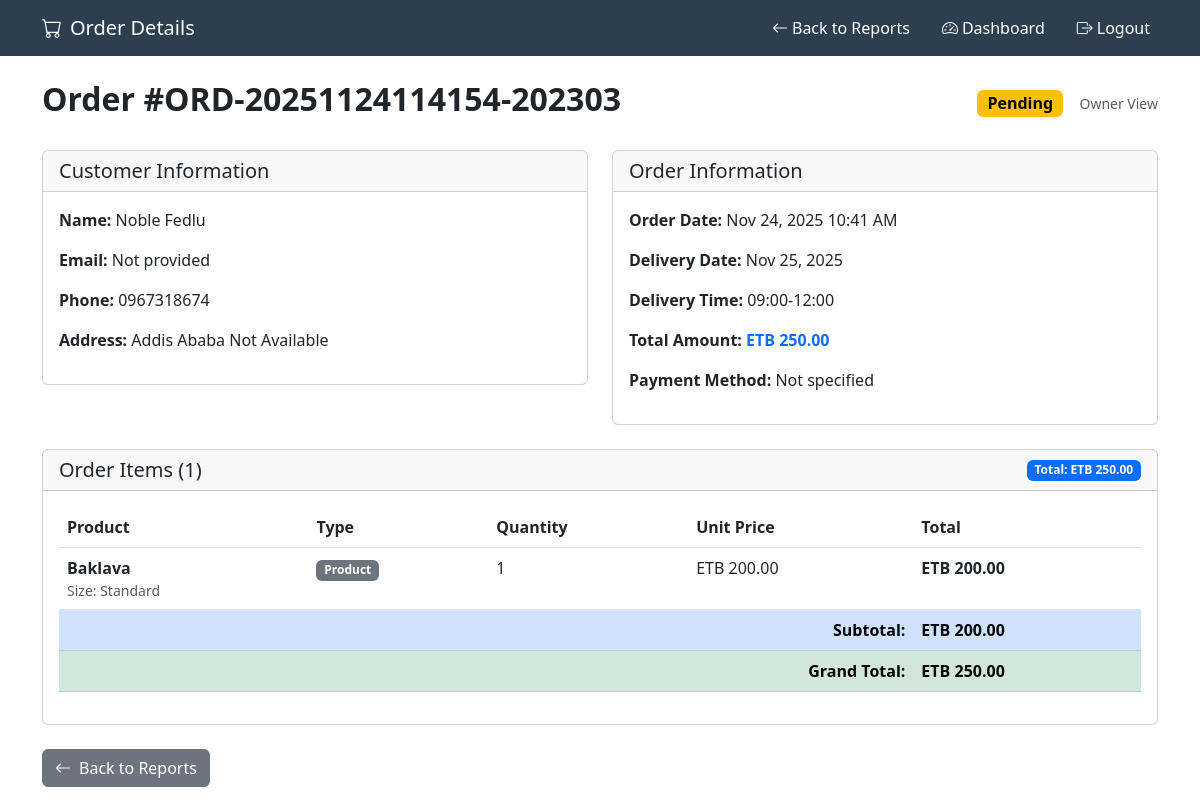
Screenshot of /owner/order_details.php?id=11 (signed in) with the database file from the repository.
### tables this page shows
CREATE TABLE `orders` (
  `id` int(11) NOT NULL,
  `order_number` varchar(255) NOT NULL,
  `customer_name` varchar(255) NOT NULL,
  `customer_phone` varchar(255) NOT NULL,
  `delivery_address` text NOT NULL,
  `delivery_date` date NOT NULL,
  `delivery_time` varchar(50) DEFAULT '09:00-12:00',
  `special_instructions` text DEFAULT NULL,
  `total_amount` decimal(10,2) NOT NULL,
  `status` enum('pending','confirmed','preparing','ready','out_for_delivery','delivered','cancelled') DEFAULT 'pending',
  `payment_status` enum('pending','paid','failed') DEFAULT 'pending',
  `created_at` timestamp NOT NULL DEFAULT current_timestamp(),
  `updated_at` timestamp NOT NULL DEFAULT current_timestamp() ON UPDATE current_timestamp()
);

CREATE TABLE `order_items` (
  `id` int(11) NOT NULL,
  `order_id` int(11) DEFAULT NULL,
  `product_type` enum('cake','product') NOT NULL,
  `product_id` int(11) NOT NULL,
  `product_name` varchar(255) NOT NULL,
  `flavor` varchar(255) DEFAULT NULL,
  `size` varchar(255) DEFAULT NULL,
  `quantity` int(11) DEFAULT 1,
  `unit_price` decimal(10,2) NOT NULL,
  `total_price` decimal(10,2) NOT NULL,
  `special_notes` text DEFAULT NULL
);

### owner/order_details.php (the view, shortened to what this page needs)
<?php
require_once '../common/connection.php';
$order_id = $_GET['id'] ?? 0;
$order_query = "SELECT o.* FROM orders o WHERE o.id = ?";
$stmt = $conn->prepare($order_query);
$stmt->bind_param("i", $order_id);
$stmt->execute();
$order_result = $stmt->get_result();
$order = $order_result->fetch_assoc();
$items_query = "SELECT oi.*,
                COALESCE(p.name, c.name) as product_name
                FROM order_items oi
                LEFT JOIN products p ON oi.product_id = p.id AND oi.product_type = 'product'
                LEFT JOIN cakes c ON oi.product_id = c.id AND oi.product_type = 'cake'
                WHERE oi.order_id = ?";
$stmt = $conn->prepare($items_query);
$stmt->bind_param("i", $order_id);
$stmt->execute();
$items_result = $stmt->get_result();
$order_items = $items_result->fetch_all(MYSQLI_ASSOC);
?>
<!DOCTYPE html>
<html lang="en">
<head>
    <link href="https://cdn.jsdelivr.net/npm/bootstrap@5.3.0/dist/css/bootstrap.min.css" rel="stylesheet">
    <link href="https://cdn.jsdelivr.net/npm/bootstrap-icons@1.10.0/font/bootstrap-icons.css" rel="stylesheet">
</head>
<body>
    <nav class="navbar navbar-expand-lg owner-nav">
        <div class="container">
            <span class="navbar-brand text-white">
                <i class="bi bi-cart me-2"></i>Order Details
            </span>
            <div class="navbar-nav ms-auto">
                <a href="reports.php" class="nav-link text-white me-3">
                    <i class="bi bi-arrow-left me-1"></i>Back to Reports
                </a>
                <a href="index.php" class="nav-link text-white me-3">
                    <i class="bi bi-speedometer2 me-1"></i>Dashboard
                </a>
                <a href="logout.php" class="nav-link text-white">
                    <i class="bi bi-box-arrow-right me-1"></i>Logout
                </a>
            </div>
        </div>
    </nav>
    <div class="container py-4">
        <div class="d-flex justify-content-between align-items-center mb-4">
            <h2 class="fw-bold">Order #<?= $order['order_number'] ?></h2>
            <div class="d-flex align-items-center gap-3">
                <div class="badge status-badge-<?= $order['status'] ?> fs-6">
                    <?= ucfirst($order['status']) ?>
                </div>
                <div class="text-muted">
                    <small>Owner View</small>
                </div>
            </div>
        </div>
        <div class="row">
            <div class="col-md-6">
                <div class="card">
                    <div class="card-header">
                        <h5 class="mb-0">Customer Information</h5>
                    </div>
                    <div class="card-body">
                        <p><strong>Name:</strong> <?= htmlspecialchars($order['customer_name']) ?></p>
                        <p><strong>Email:</strong> <?= htmlspecialchars($order['customer_email'] ?? 'Not provided') ?></p>
                        <p><strong>Phone:</strong> <?= htmlspecialchars($order['customer_phone']) ?></p>
                        <p><strong>Address:</strong> <?= htmlspecialchars($order['delivery_address'] ?? 'Not provided') ?></p>
                    </div>
                </div>
            </div>
            <div class="col-md-6">
                <div class="card">
                    <div class="card-header">
                        <h5 class="mb-0">Order Information</h5>
                    </div>
                    <div class="card-body">
                        <p><strong>Order Date:</strong> <?= date('M j, Y g:i A', strtotime($order['created_at'])) ?></p>
                        <p><strong>Delivery Date:</strong> <?= date('M j, Y', strtotime($order['delivery_date'] ?? $order['created_at'])) ?></p>
                        <p><strong>Delivery Time:</strong> <?= htmlspecialchars($order['delivery_time'] ?? 'Not specified') ?></p>
                        <p><strong>Total Amount:</strong> <span class="fw-bold text-primary">ETB <?= number_format($order['total_amount'], 2) ?></span></p>
                        <p><strong>Payment Method:</strong> <?= ucfirst($order['payment_method'] ?? 'Not specified') ?></p>
                    </div>
                </div>
            </div>
        </div>
        <div class="card mt-4">
            <div class="card-header d-flex justify-content-between align-items-center">
                <h5 class="mb-0">Order Items (<?= count($order_items) ?>)</h5>
                <span class="badge bg-primary">Total: ETB <?= number_format($order['total_amount'], 2) ?></span>
            </div>
            <div class="card-body">
                <?php if (empty($order_items)): ?>
                    <p class="text-muted text-center py-3">No items found in this order.</p>
                <?php else: ?>
                    <div class="table-responsive">
                        <table class="table table-hover">
                            <thead>
                                <tr>
                                    <th>Product</th>
                                    <th>Type</th>
                                    <th>Quantity</th>
                                    <th>Unit Price</th>
                                    <th>Total</th>
                                </tr>
                            </thead>
                            <tbody>
                                <?php
                                $subtotal = 0;
                                foreach ($order_items as $item):
                                    $subtotal += $item['total_price'];
                                ?>
                                <tr>
                                    <td>
                                        <div class="fw-semibold"><?= htmlspecialchars($item['product_name'] ?? 'Unknown Product') ?></div>
                                        <?php if (!empty($item['size'])): ?>
                                        <small class="text-muted d-block">Size: <?= htmlspecialchars($item['size']) ?></small>
                                        <?php endif; ?>
                                    </td>
                                    <td>
                                        <span class="badge bg-secondary"><?= ucfirst($item['product_type'] ?? 'product') ?></span>
                                    </td>
                                    <td><?= $item['quantity'] ?></td>
                                    <td>ETB <?= number_format($item['unit_price'], 2) ?></td>
                                    <td class="fw-bold">ETB <?= number_format($item['total_price'], 2) ?></td>
                                </tr>
                                <?php endforeach; ?>
                                <tr class="table-primary">
                                    <td colspan="4" class="text-end fw-bold">Subtotal:</td>
                                    <td class="fw-bold">ETB <?= number_format($subtotal, 2) ?></td>
                                </tr>
                                <tr class="table-success">
                                    <td colspan="4" class="text-end fw-bold">Grand Total:</td>
                                    <td class="fw-bold">ETB <?= number_format($order['total_amount'], 2) ?></td>
                                </tr>
                            </tbody>
                        </table>
                    </div>
                <?php endif; ?>
            </div>
        </div>
        <div class="mt-4">
            <a href="reports.php" class="btn btn-secondary">
                <i class="bi bi-arrow-left me-2"></i>Back to Reports
            </a>
        </div>
    </div>
</body>
</html>

### owner/order_details.php (style rules this page uses)
:root { --owner-primary: #2c3e50; --owner-secondary: #34495e; }
.owner-nav { background: var(--owner-primary); }
.status-badge-pending { background: #ffc107; color: #000; }

### rows the page displays
orders: order_number "ORD-20251124114154-202303", status "Pending", customer_name "Noble Fedlu", customer_phone "0967318674", delivery_address "Addis Ababa Not Available", created_at "Nov 24, 2025 10:41 AM", delivery_date "Nov 25, 2025", delivery_time "09:00-12:00", total_amount "250.00"
order_items: product_name "Baklava", size "Standard", product_type "Product", quantity "1", unit_price "200.00", total_price "200.00"

### other values shown
$order['customer_email'] "Not provided"
$order['payment_method'] "Not specified"
count($order_items) "1"
$subtotal "200.00"
